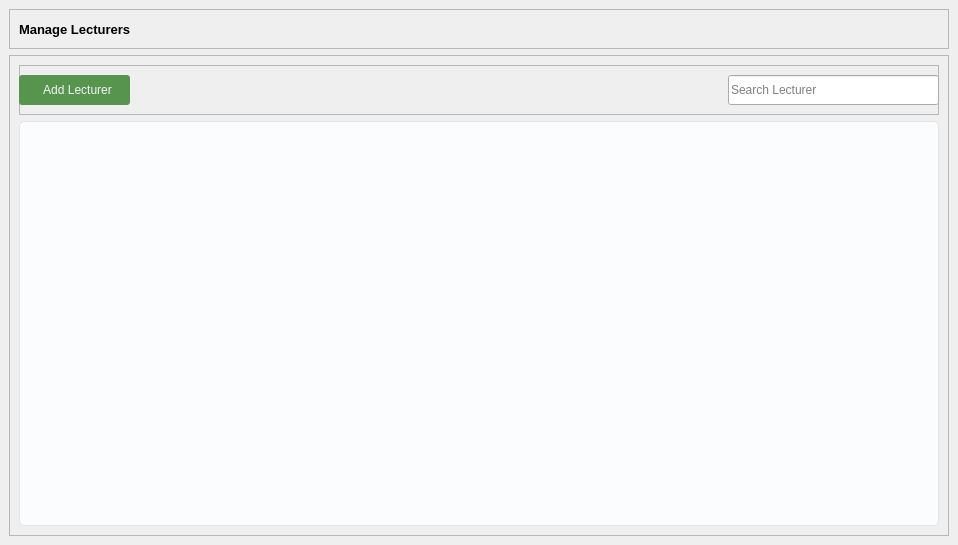
            <widget class="QWidget" name="lecturers_window">
             <layout class="QVBoxLayout" name="verticalLayout_14">
              <property name="spacing">
               <number>0</number>
              </property>
              <property name="leftMargin">
               <number>0</number>
              </property>
              <property name="topMargin">
               <number>0</number>
              </property>
              <property name="rightMargin">
               <number>0</number>
              </property>
              <property name="bottomMargin">
               <number>0</number>
              </property>
              <item alignment="Qt::AlignmentFlag::AlignHCenter|Qt::AlignmentFlag::AlignVCenter">
               <widget class="QWidget" name="container_4" native="true">
                <layout class="QVBoxLayout" name="verticalLayout_12">
                 <item>
                  <widget class="QFrame" name="title_container_3">
                   <property name="minimumSize">
                    <size>
                     <width>0</width>
                     <height>40</height>
                    </size>
                   </property>
                   <property name="maximumSize">
                    <size>
                     <width>16777215</width>
                     <height>40</height>
                    </size>
                   </property>
                   <property name="frameShape">
                    <enum>QFrame::Shape::StyledPanel</enum>
                   </property>
                   <property name="frameShadow">
                    <enum>QFrame::Shadow::Raised</enum>
                   </property>
                   <widget class="QLabel" name="title_3">
                    <property name="geometry">
                     <rect>
                      <x>10</x>
                      <y>10</y>
                      <width>251</width>
                      <height>21</height>
                     </rect>
                    </property>
                    <property name="font">
                     <font>
                      <pointsize>10</pointsize>
                      <bold>true</bold>
                     </font>
                    </property>
                    <property name="text">
                     <string>Manage Lecturers</string>
                    </property>
                   </widget>
                  </widget>
                 </item>
                 <item>
                  <widget class="QFrame" name="modules_cnt_3">
                   <property name="frameShape">
                    <enum>QFrame::Shape::StyledPanel</enum>
                   </property>
                   <property name="frameShadow">
                    <enum>QFrame::Shadow::Raised</enum>
                   </property>
                   <layout class="QVBoxLayout" name="verticalLayout_13">
                    <item>
                     <widget class="QFrame" name="module_header_cnt_3">
                      <property name="minimumSize">
                       <size>
                        <width>0</width>
                        <height>50</height>
                       </size>
                      </property>
                      <property name="maximumSize">
                       <size>
                        <width>16777215</width>
                        <height>50</height>
                       </size>
                      </property>
                      <property name="frameShape">
                       <enum>QFrame::Shape::StyledPanel</enum>
                      </property>
                      <property name="frameShadow">
                       <enum>QFrame::Shadow::Raised</enum>
                      </property>
                      <widget class="QPushButton" name="lecturers_add_btn">
                       <property name="geometry">
                        <rect>
                         <x>0</x>
                         <y>10</y>
                         <width>111</width>
                         <height>30</height>
                        </rect>
                       </property>
                       <property name="styleSheet">
                        <string notr="true">padding: 5px;
background: #57954F;
color: #F3F4F6;
border-radius: 3px;</string>
                       </property>
                       <property name="text">
                        <string>  Add Lecturer</string>
                       </property>
                       <property name="icon">
                        <iconset resource="../assets/icons.qrc">
                         <normaloff>:/icons/icons/plus.svg</normaloff>:/icons/icons/plus.svg</iconset>
                       </property>
                       <property name="iconSize">
                        <size>
                         <width>14</width>
                         <height>14</height>
                        </size>
                       </property>
                      </widget>
                      <widget class="QLineEdit" name="lecturers_search">
                       <property name="geometry">
                        <rect>
                         <x>709</x>
                         <y>10</y>
                         <width>211</width>
                         <height>30</height>
                        </rect>
                       </property>
                       <property name="placeholderText">
                        <string>Search Lecturer</string>
                       </property>
                      </widget>
                     </widget>
                    </item>
                    <item>
                     <widget class="QFrame" name="lecturers_table_container">
                      <property name="minimumSize">
                       <size>
                        <width>920</width>
                        <height>405</height>
                       </size>
                      </property>
                      <property name="maximumSize">
                       <size>
                        <width>920</width>
                        <height>16777215</height>
                       </size>
                      </property>
                      <property name="styleSheet">
                       <string notr="true">QWidget#lecturers_table_container{
background: #FBFCFE;
border-radius: 5px;
border: 1px solid #E3E4E6;
}</string>
                      </property>
                      <property name="frameShape">
                       <enum>QFrame::Shape::StyledPanel</enum>
                      </property>
                      <property name="frameShadow">
                       <enum>QFrame::Shadow::Raised</enum>
                      </property>
                      <layout class="QVBoxLayout" name="lecturers_table_layout">
                       <property name="spacing">
                        <number>0</number>
                       </property>
                       <property name="leftMargin">
                        <number>0</number>
                       </property>
                       <property name="topMargin">
                        <number>0</number>
                       </property>
                       <property name="rightMargin">
                        <number>0</number>
                       </property>
                       <property name="bottomMargin">
                        <number>0</number>
                       </property>
                      </layout>
                     </widget>
                    </item>
                   </layout>
                  </widget>
                 </item>
                </layout>
               </widget>
              </item>
             </layout>
            </widget>
